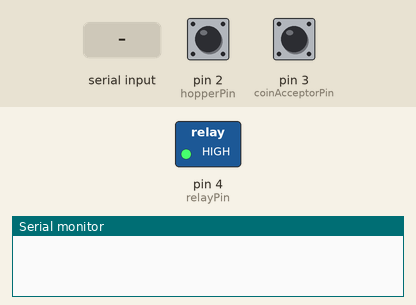
Bench run of a sketch on a simulated Arduino Uno, built with avr-gcc and run on an emulated ATmega328P. Parts: switched loads named in the sketch (green lamp = pin HIGH), the last lines printed to the serial monitor. Dashed ring = blinking. Inputs (shaded band) come from the test bench; at power-on: pin 2 (hopperPin) HIGH, pin 3 (coinAcceptorPin) HIGH.

Above: at 1.2 s.
1.3 s: "0\n" received over Serial
At 3.7 s:
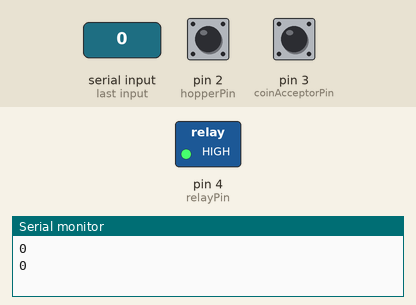
4.1 s: "90,45\n" received over Serial
At 5.5 s:
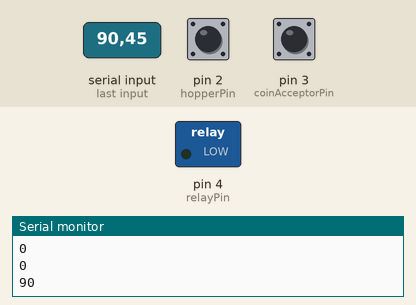
Timing chart, 0 to 7.1 s (numbered marks = the images above; inputs shaded):
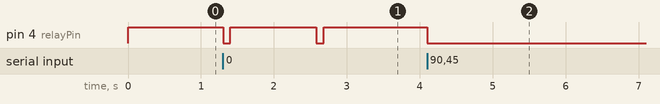

The sketch:

WORKING_SUKLI_CODE.ino
```cpp
volatile byte hopperPulseCount = 0; // Counter for coins ejected
byte coinHopperValue = 0; // Number of pulses required to dispense each coin type

//************ Pins Used *******************
volatile int coinPulseCount = 0;

const int hopperPin = 2; // Optical count input
const int coinAcceptorPin = 3; // Optical count input
const int relayPin = 4; // Output relay

int hopperPinState;

void setup()
{
  Serial.begin(9600);
  //**** Pin Modes *************
  pinMode(coinAcceptorPin, INPUT_PULLUP);
  pinMode(hopperPin, INPUT_PULLUP); // Hopper optical count is an input
  pinMode(relayPin, OUTPUT); // Relay pin output
  digitalWrite(relayPin, HIGH); // Turn off relay - active HIGH
  attachInterrupt(digitalPinToInterrupt(coinAcceptorPin), coinInserted, RISING);
  coinPulseCount = 0;
  hopperPinState = digitalRead(hopperPin);
}

void coinInserted()
{
  coinPulseCount++;
  Serial.println(coinPulseCount);
}

void loop()
{
  while(Serial.available() == 0) {}
  long x = Serial.parseInt();
  Serial.println(x);
  coinHopperValue = x;
  if (coinHopperValue >= 0) dispense();
}

void hopper() // Function called when coins are being dispensed from the hopper
{
  if (hopperPinState != digitalRead(hopperPin)) {
    if (hopperPinState == HIGH) {
      hopperPinState = LOW;
    } else {
      hopperPinState = HIGH;
      hopperPulseCount++;
      Serial.println(hopperPulseCount);
    }
    delay(50);
  }
}

void dispense()
{
  hopperPinState = digitalRead(hopperPin);
  digitalWrite(relayPin, LOW); // Turn on relay - active LOW
  delay(50);
  hopperPulseCount = 0;

  while (hopperPulseCount < coinHopperValue)
  {
    hopper();
  }

  delay(50); // Wait to ensure the coin has enough momentum to leave hopper but not long enough for another coin to dispense
  digitalWrite(relayPin, HIGH); // Turn off relay - active HIGH

  delay(180);
  coinPulseCount = 0; // Reset coin acceptor pulse count to avoid errors
}
```

Measured:
- after the input at 1.3 s, pin 4 (relayPin): alternates HIGH for 1.2 s and LOW for 0.10 s, starting at once
- after the input at 4.1 s, pin 4 (relayPin): HIGH → LOW at once
